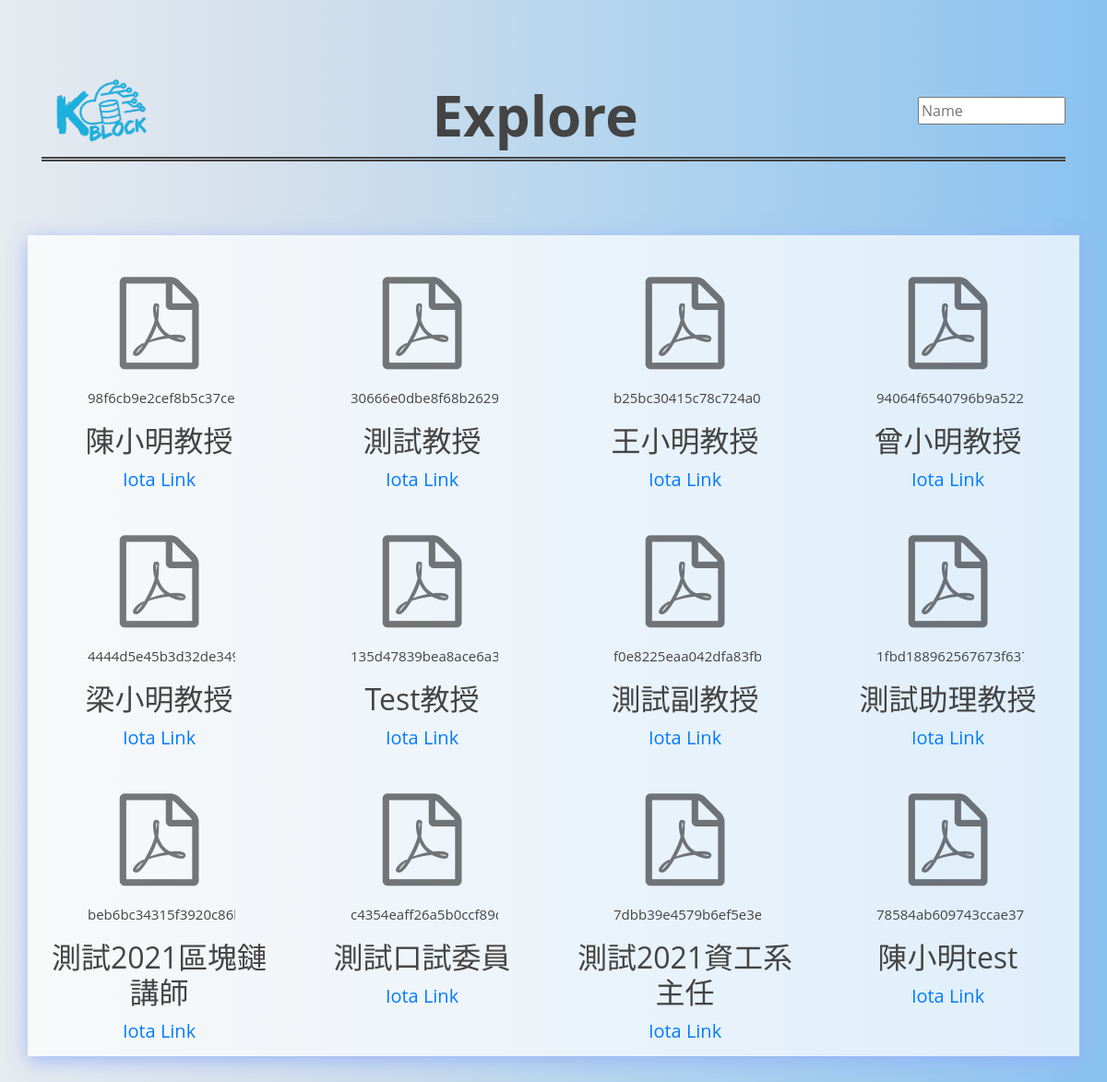
Page /commonarea on the committed database.
### kblock/models.py (models this page shows, shortened)
class Certificate(models.Model):
    name= models.CharField(max_length=100 ,default="ok")
    pdf= models.FileField(upload_to='pdfs/', null=True, blank=True)
    hash= models.CharField(max_length=300 ,default="ok")
    web= models.CharField(max_length=1000,default="ok")

### kblock/views.py (the view)
# urls.py: path('commonarea', views.commonarea , name="common"),
def commonarea(request):
    search = ""
    if request.GET.get('text'):
        search = request.GET.get('text')
    data = Certificate.objects.filter(name__icontains = search)
    certif= {
        "certifs": data,
        "search" : search
    }
    return render(request,'commonarea.html',certif)

### kblock/templates/commonarea.html (shortened to what this page needs)
{% load static %}
<!DOCTYPE html>
<html>
<head>
    <link href="{% static 'theme/lib/bootstrap/css/bootstrap.min.css' %}" rel="stylesheet">
    <link rel="stylesheet" href="{% static 'theme/lib/font-awesome/css/font-awesome.min.css' %}">
</head>
<body>
    <div class="container">
        <div class="top">
            <a href="{% url 'kblock:index' %}"> <img src="{% static 'theme/img/logo4.0.png' %}" width="110" height="100" class="float-left" alt="logo"></a>
            <span>Explore</span>
            <form  action="{% url 'kblock:common' %}" method="get" class="float-right">
                <input type="text" name="text" placeholder="Name"  value="{{search}}" class="searchbar">
            </form>
        </div>
        {% if certifs %}
        <div class="row">
            {% for certif in certifs.all %}
            <div class="col-sm-3 box">
                <a  class="icon" href= "{{certif.pdf.url}}"><i class="fa fa-file-pdf-o" aria-hidden="true"></i></a>
                <br>
                <div class="hash"><p>{{certif.hash}}</p></div>
                <h3>{{certif.name}}</h3>
                <a href={{certif.web}}>Iota Link</a>
            </div>
            {% endfor%}
        </div>
        {% else %}
        <div class="error">
            <h3 class="error">No result for {{search}}</h3>
        </div>
        {% endif %}
    </div>
</body>
</html>

### kblock/templates/commonarea.html (style rules this page uses)
body { background: linear-gradient(to right,#e6ebf0 0%,#d4e0ec 25%,#b0d3ee 60%, #8ac2f0); height: 100%; color: #444; font-family: "Open Sans"; }
.row { display: flex; box-shadow: 0 5px 20px 0 rgba(148, 174, 247, 0.822); background-color: rgba(255, 255, 255, 0.719); padding-bottom: 50px; margin-bottom: 50px; }
.top { text-align: center; margin: 80px 0; border-bottom: 5px double #444; }
.top span { font-size: 60px; font-weight: bold; }
.top img { margin-left:10px; padding-bottom: 20px; }
.box { height: 280px; text-align: center; }
.box i { margin-top: 25px; padding: 20px 0px; font-size: 100px; color: rgba(0, 0, 0, 0.527); }
.box h3 { font-size: 32px; }
.box a { font-size: 20px; }
.searchbar { width: 160px; margin-top: 25px; }
.hash { font-size: 15px; margin-left: 50px; width: 160px; overflow: hidden; white-space: nowrap; text-overflow: ellipsis; word-break:break-all; }

### rows in the picture
Certificate: hash "98f6cb9e2cef8b5c37…", name "陳小明教授"
Certificate: hash "30666e0dbe8f68b26…", name "測試教授"
Certificate: hash "b25bc30415c78c724…", name "王小明教授"
Certificate: hash "94064f6540796b9a5…", name "曾小明教授"
Certificate: hash "4444d5e45b3d32de3…", name "梁小明教授"
Certificate: hash "135d47839bea8ace6…", name "Test教授"
Certificate: hash "f0e8225eaa042dfa83…", name "測試副教授"
Certificate: hash "1fbd188962567673f…", name "測試助理教授"
Certificate: hash "beb6bc34315f3920c…", name "測試2021區塊鏈講師"
Certificate: hash "c4354eaff26a5b0ccf8…", name "測試口試委員"
Certificate: hash "7dbb39e4579b6ef5e…", name "測試2021資工系主任"
Certificate: hash "78584ab609743ccae…", name "陳小明test"
